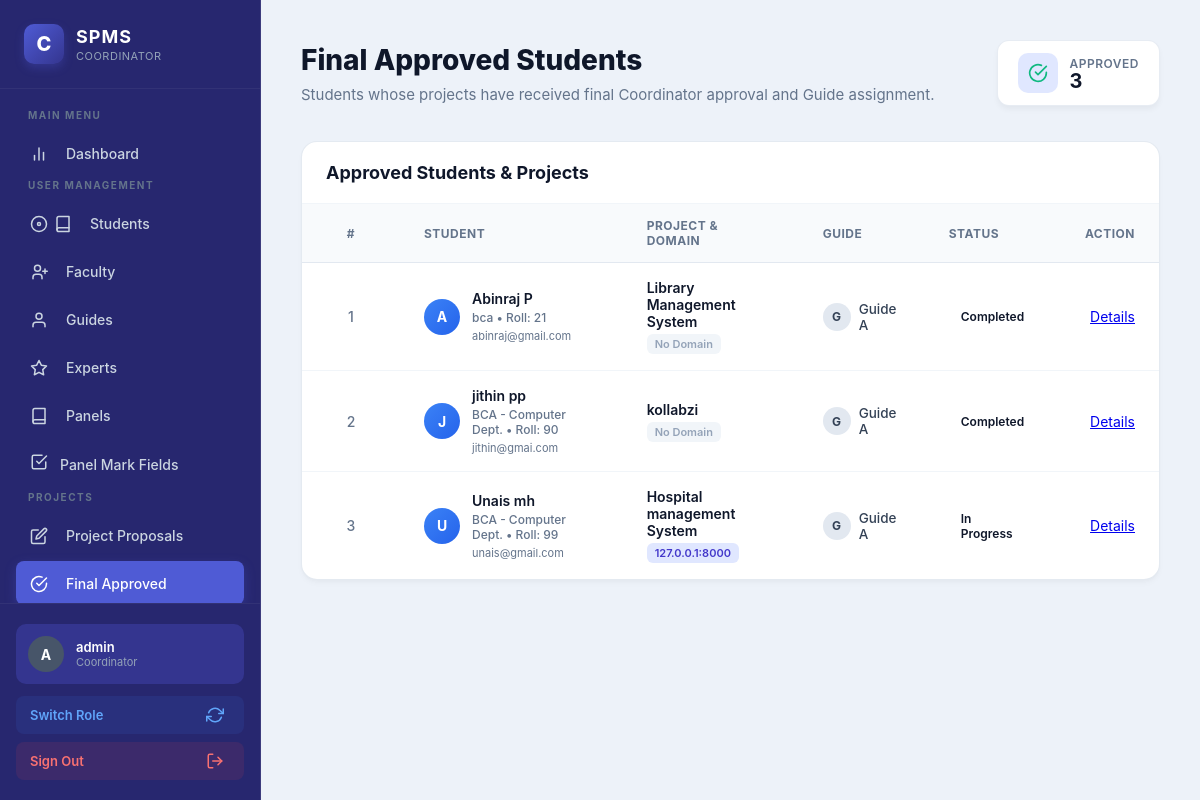
The app's page /coordinator/final-approved-students/ (signed in) with its own data.
### accounts/models.py (models this page shows, shortened)
class User(AbstractUser):
    is_student = models.BooleanField(default=False)
    is_coordinator = models.BooleanField(default=False)
    is_faculty = models.BooleanField(default=False)
    is_expert = models.BooleanField(default=False)
    is_guide = models.BooleanField(default=False)
    is_panel = models.BooleanField(default=False)
    phone = models.CharField(
        max_length=15,
        blank=True,
        null=True
    )
    roll_number = models.CharField(
        max_length=50,
        blank=True,
        null=True
    )
    department = models.CharField(
        max_length=100,
        blank=True,
        null=True
    )
    domain_of_expertise = models.CharField(
        max_length=200,
        blank=True,
        null=True
    )
    semester = models.CharField(
        max_length=20,
        blank=True,
        null=True
    )
    batch = models.CharField(
        max_length=20,
        blank=True,
        null=True
    )

### projects/models.py (models this page shows, shortened)
class ProjectProposal(models.Model):
    PROJECT_TYPE_CHOICES = [
        ("MINI", "Mini Project"),
        ("MAIN", "Main Project"),
    ]
    STATUS_CHOICES = [
        ("SUBMITTED", "Submitted"),
        ("EXPERT_ASSIGNED", "Expert Assigned"),
        ("CHANGES_REQUESTED", "Changes Requested"),
        ("CHANGES_SENT_TO_STUDENT", "Changes Sent To Student"),
        ("EXPERT_APPROVED", "Expert Approved"),
        ("COORDINATOR_APPROVED", "Coordinator Approved"),
        ("GUIDE_ASSIGNED", "Guide Assigned"),
        ("GUIDE_REJECTED", "Guide Rejected"),
        ("IN_PROGRESS", "In Progress"),
        ("COMPLETED", "Completed"),
        ("REJECTED", "Rejected"),
    ]
    student = models.ForeignKey(
        settings.AUTH_USER_MODEL,
        on_delete=models.CASCADE,
        related_name="project_proposals",
        limit_choices_to={"is_student": True}
    )
    project_type = models.CharField(
        max_length=10,
        choices=PROJECT_TYPE_CHOICES,
        default="MAIN"
    )
    title = models.CharField(max_length=255)
    abstract = models.TextField(blank=True)
    domain = models.CharField(
        max_length=255,
        blank=True
    )
    technologies = models.TextField(
        blank=True
    )
    description = models.TextField(
        blank=True
    )
    proposal_document = models.FileField(
        upload_to="proposals/",
        blank=True,
        null=True
    )
    domain_expert = models.ForeignKey(
        settings.AUTH_USER_MODEL,
        on_delete=models.SET_NULL,
        null=True,
        blank=True,
        related_name="expert_proposals",
        limit_choices_to={"is_expert": True}
    )
    expert_comments = models.TextField(
        blank=True,
        null=True
    )
    status = models.CharField(
        max_length=40,
        choices=STATUS_CHOICES,
        default="SUBMITTED"
    )
    guide = models.ForeignKey(
        settings.AUTH_USER_MODEL,
        on_delete=models.SET_NULL,
        null=True,
        blank=True,
        related_name="guided_proposals",
        limit_choices_to={"is_guide": True}
    )
    panel_members = models.ManyToManyField(
        settings.AUTH_USER_MODEL,
        blank=True,
        related_name="assigned_panel_projects",
        limit_choices_to={"is_panel": True},
    )
    guide_rejection_reason = models.TextField(
        blank=True,
        null=True
    )
    guide_rejected_at = models.DateTimeField(
        blank=True,
        null=True
    )
    review_date = models.DateTimeField(
        blank=True,
        null=True,
        help_text="Scheduled date and time for the project review by the panel."
    )
    submitted_at = models.DateTimeField(
        auto_now_add=True
    )
    updated_at = models.DateTimeField(
        auto_now=True
    )

### coordinator/views.py (the view, shortened to what this page needs)
    @login_required
    def wrapper(request, *args, **kwargs):
        if request.user.is_superuser:
            return view_func(request, *args, **kwargs)

### templates/coordinator/final_approved_students.html (shortened to what this page needs)
{% extends "base.html" %}
{% block content %}
<div class="dashboard-layout">
    {% include 'coordinator/sidebar.html' %}
    <main class="dashboard-main">
        <header class="dashboard-header">
            <div class="header-content">
                <h1>Final Approved Students</h1>
                <p>Students whose projects have received final Coordinator approval and Guide assignment.</p>
            </div>
            <div class="header-actions">
                <div class="stat-card" style="display: flex; align-items: center; gap: 12px; background: white; padding: 12px 20px; border-radius: 12px; box-shadow: 0 4px 6px -1px rgba(0,0,0,0.05); border: 1px solid rgba(226, 232, 240, 0.8);">
                    <div class="stat-icon" style="color: #10b981; background: #e0e7ff; width: 40px; height: 40px; border-radius: 10px; display: flex; align-items: center; justify-content: center;">
                        <svg style="width: 20px; height: 20px; fill: none; stroke: currentColor; stroke-width: 2; stroke-linecap: round; stroke-linejoin: round;" viewBox="0 0 24 24"><path d="M22 11.08V12a10 10 0 1 1-5.93-9.14"></path><polyline points="22 4 12 14.01 9 11.01"></polyline></svg>
                    </div>
                    <div class="stat-content" style="display: flex; flex-direction: column;">
                        <span class="stat-label" style="font-size: 12px; color: #64748b; font-weight: 600; text-transform: uppercase; letter-spacing: 0.5px;">Approved</span>
                        <span class="stat-value" style="font-size: 20px; font-weight: 700; color: #0f172a; line-height: 1;">{{ final_approved_count }}</span>
                    </div>
                </div>
            </div>
        </header>
    <div class="content-card">
        <div class="card-header">
            <h2 class="card-title">Approved Students & Projects</h2>
        </div>
        {% if approved_projects %}
        <div class="table-wrapper">
            <table class="premium-table">
                <thead>
                    <tr>
                        <th style="width: 50px; text-align: center;">#</th>
                        <th>Student</th>
                        <th>Project & Domain</th>
                        <th>Guide</th>
                        <th>Status</th>
                        <th style="text-align: right;">Action</th>
                    </tr>
                </thead>
                <tbody>
                    {% for proposal in approved_projects %}
                    <tr>
                        <td style="text-align: center; color: var(--text-muted); font-weight: 500;">
                            {{ forloop.counter }}
                        </td>
                        <td>
                            <a href="{% url 'accounts:student_profile' proposal.student.id %}" class="user-cell" style="text-decoration: none; cursor: pointer;">
                                <div class="user-avatar">
                                    {% if proposal.student.first_name %}
                                        {{ proposal.student.first_name|first|upper }}
                                    {% else %}
                                        {{ proposal.student.username|first|upper }}
                                    {% endif %}
                                </div>
                                <div class="user-info">
                                    <span class="user-name">{{ proposal.student.get_full_name|default:proposal.student.username }}</span>
                                    <span class="user-roll" style="color: #64748b; font-size: 12px;">{{ proposal.student.department|default:"Dept N/A" }} • Roll: {{ proposal.student.roll_number|default:"N/A" }}</span>
                                    <span style="color: #64748b; font-size: 11px; margin-top: 2px;">{{ proposal.student.email|default:"No Email" }}</span>
                                </div>
                            </a>
                        </td>
                        <td>
                            <div class="project-cell">
                                <span class="project-title">{{ proposal.title }}</span>
                                {% if proposal.domain %}
                                    <span class="domain-pill">{{ proposal.domain }}</span>
                                {% else %}
                                    <span class="domain-pill empty-domain">No Domain</span>
                                {% endif %}
                            </div>
                        </td>
                        <td>
                            <div class="guide-cell">
                                {% if proposal.guide %}
                                    <div class="guide-avatar">
                                        {% if proposal.guide.first_name %}
                                            {{ proposal.guide.first_name|first|upper }}
                                        {% else %}
                                            {{ proposal.guide.username|first|upper }}
                                        {% endif %}
                                    </div>
                                    <span class="guide-name">{{ proposal.guide.get_full_name|default:proposal.guide.username }}</span>
                                {% else %}
                                    <span style="color: var(--text-muted); font-size: 13.5px;">Not Assigned</span>
                                {% endif %}
                            </div>
                        </td>
                        <td>
                            {% if proposal.status == "COORDINATOR_APPROVED" %}
                                <span class="status-badge status-approved">Coordinator Approved</span>
                            {% elif proposal.status == "GUIDE_ASSIGNED" %}
                                <span class="status-badge status-guide">Guide Assigned</span>
                            {% elif proposal.status == "IN_PROGRESS" %}
                                <span class="status-badge status-progress">In Progress</span>
                            {% elif proposal.status == "COMPLETED" %}
                                <span class="status-badge status-completed">Completed</span>
                            {% endif %}
                        </td>
                        <td style="text-align: right;">
                            <a href="{% url 'coordinator:proposal_detail' proposal.id %}" class="btn-action">
                                Details
                            </a>
                        </td>
                    </tr>
                    {% endfor %}
                </tbody>
            </table>
        </div>
        {% endif %}
    </div>
    </main>
</div>
{% endblock %}

### templates/coordinator/sidebar.html (shortened to what this page needs)
{% load static %}
<link rel="stylesheet" href="{% static 'css/coordinator_theme.css' %}?v=3">
    <aside class="premium-sidebar">
        <div class="sidebar-brand">
            <div class="brand-logo">C</div>
            <div class="brand-text">
                <h2>SPMS</h2>
                <p>Coordinator</p>
            </div>
        </div>
        <nav class="sidebar-nav">
            <div class="nav-section">Main Menu</div>
            <a href="{% url 'coordinator:dashboard' %}" class="nav-item {% if request.resolver_match.url_name == 'dashboard' %}active{% endif %}">
                <span class="nav-icon"></span>
                <span class="nav-text">Dashboard</span>
            </a>
            <div class="nav-section">User Management</div>
            <a href="{% url 'coordinator:students' %}" class="nav-item {% if request.resolver_match.url_name == 'students' %}active{% endif %}">
                <span class="nav-icon"><svg width="18" height="18" viewBox="0 0 24 24" fill="none" stroke="currentColor" stroke-width="2" stroke-linecap="round" stroke-linejoin="round" style="vertical-align: text-bottom; margin-right: 6px;"><circle cx="12" cy="12" r="10"></circle><circle cx="12" cy="12" r="2"></circle></svg></span>
                <span class="nav-text">Students</span>
            </a>
            <a href="{% url 'coordinator:faculty' %}" class="nav-item {% if request.resolver_match.url_name == 'faculty' %}active{% endif %}">
                <span class="nav-icon"></span>
                <span class="nav-text">Faculty</span>
            </a>
            <a href="{% url 'coordinator:guides' %}" class="nav-item {% if request.resolver_match.url_name == 'guides' %}active{% endif %}">
                <span class="nav-icon"><svg width="18" height="18" viewBox="0 0 24 24" fill="none" stroke="currentColor" style="vertical-align: text-bottom; margin-right: 6px;" stroke-width="2" stroke-linecap="round" stroke-linejoin="round"><path d="M20 21v-2a4 4 0 0 0-4-4H8a4 4 0 0 0-4 4v2"></path><circle cx="12" cy="7" r="4"></circle></svg></span>
                <span class="nav-text">Guides</span>
            </a>
            <a href="{% url 'coordinator:experts' %}" class="nav-item {% if request.resolver_match.url_name == 'experts' %}active{% endif %}">
                <span class="nav-icon"></span>
                <span class="nav-text">Experts</span>
            </a>
            <a href="{% url 'coordinator:panels' %}" class="nav-item {% if request.resolver_match.url_name == 'panels' %}active{% endif %}">
                <span class="nav-icon"></span>
                <span class="nav-text">Panels</span>
            </a>
            <a href="{% url 'coordinator:panel_mark_criteria' %}" class="nav-item {% if request.resolver_match.url_name == 'panel_mark_criteria' %}active{% endif %}">
                <span class="nav-icon"><svg width="18" height="18" viewBox="0 0 24 24" fill="none" stroke="currentColor" stroke-width="2" stroke-linecap="round" stroke-linejoin="round"><path d="M9 11l3 3L22 4"></path><path d="M21 12v7a2 2 0 0 1-2 2H5a2 2 0 0 1-2-2V5a2 2 0 0 1 2-2h11"></path></svg></span>
                <span class="nav-text">Panel Mark Fields</span>
            </a>
            <div class="nav-section">Projects</div>
            <a href="{% url 'coordinator:proposals' %}" class="nav-item {% if request.resolver_match.url_name == 'proposals' %}active{% endif %}">
                <span class="nav-icon"></span>
                <span class="nav-text">Project Proposals</span>
            </a>
            <a href="{% url 'coordinator:final_approved_students' %}" class="nav-item {% if request.resolver_match.url_name == 'final_approved_students' %}active{% endif %}">
                <span class="nav-icon"><svg width="18" height="18" viewBox="0 0 24 24" fill="none" stroke="currentColor" style="vertical-align: text-bottom; margin-right: 6px;" stroke-width="2" stroke-linecap="round" stroke-linejoin="round"><path d="M22 11.08V12a10 10 0 1 1-5.93-9.14"></path><polyline points="22 4 12 14.01 9 11.01"></polyline></svg></span>
                <span class="nav-text">Final Approved</span>
            </a>
        </nav>
        <div class="sidebar-footer">
            <div class="user-card">
                <div class="user-avatar">
                    {{ request.user.username|first|upper }}
                </div>
                <div class="user-details">
                    <span class="user-name">{{ request.user.get_full_name|default:request.user.username }}</span>
                    <span class="user-role">Coordinator</span>
                </div>
            </div>
            {% if request.user.is_expert or request.user.is_guide or request.user.is_panel or request.user.is_student %}
            <a href="{% url 'accounts:dashboard' %}" class="switch-role-btn">
                <span>Switch Role</span>
                <span></span>
            </a>
            {% endif %}
            <a href="{% url 'accounts:logout' %}" class="logout-btn">
                <span>Sign Out</span>
                <span></span>
            </a>
        </div>
    </aside>

### records on screen
User: user.username|first "A", user.get_full_name "admin"
ProjectProposal: student.first_name|first "A", student.get_full_name "Abinraj P", student.department "bca", student.roll_number "21", student.email "abinraj@gmail.com", title "Library Management System", domain "No Domain", guide.first_name|first "G", guide.get_full_name "Guide A", status "Completed"
ProjectProposal: student.first_name|first "J", student.get_full_name "jithin pp", student.department "BCA - Computer Dept.", student.roll_number "90", student.email "jithin@gmai.com", title "kollabzi", domain "No Domain", guide.first_name|first "G", guide.get_full_name "Guide A", status "Completed"
ProjectProposal: student.first_name|first "U", student.get_full_name "Unais mh", student.department "BCA - Computer Dept.", student.roll_number "99", student.email "unais@gmail.com", title "Hospital management System", domain "127.0.0.1:8000", guide.first_name|first "G", guide.get_full_name "Guide A", status "In Progress"

### other values on screen
{{ final_approved_count }} "3"
